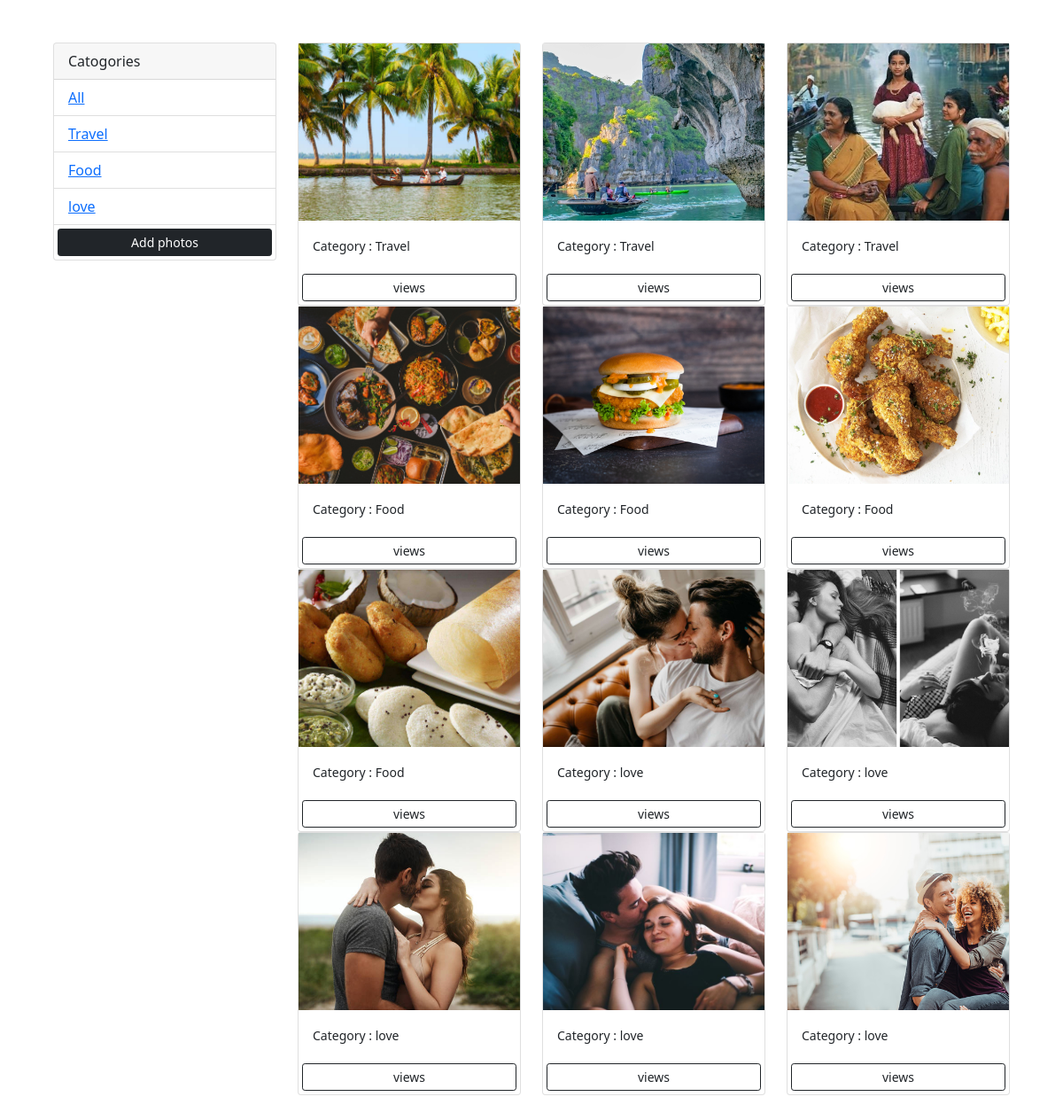
The page / on the database its author committed.
### photos/models.py (models this page shows, shortened)
class Category(models.Model):
    name = models.CharField(max_length=100,null=False,blank=False)

class Photo(models.Model):
    category = models.ForeignKey(Category,on_delete=models.SET_NULL,null=True,blank=True)
    image = models.ImageField(null=False,blank=False)
    description = models.TextField()

### photos/views.py (the view)
# urls.py: path('',views.gallery,name='gallery'),
def gallery(request):
    category = request.GET.get('category')
    if category == None:
        photos = Photo.objects.all()
    else:
        photos = Photo.objects.filter(category__name=category)
    categories = Category.objects.all()
    context = {'categories': categories,'photos':photos}
    return render(request,'photos/gallery.html',context)

### photos/templates/photos/gallery.html (shortened to what this page needs)
<!DOCTYPE html>
<html>
    <head>
        <link href="https://cdn.jsdelivr.net/npm/bootstrap@5.0.0-beta1/dist/css/bootstrap.min.css" rel="stylesheet"
>
    </head>
    <body class="m-5">
        <div class="container">
            <div class="row">
                <div class="col-md-3">
                    <div class="card">
                        <div class="card-header">
                            Catogories
                        </div>
                        <ul class="list-group list-group-flush">
                          <li class="list-group-item">
                            <a href="{% url 'gallery' %}">All</a>
                        </li>
                          {% for category in categories %}
                          <li class="list-group-item">
                            <a href="{% url 'gallery' %}?category={{category.name}}"> {{category.name}}</a>
                        </li>
                          {% endfor %}
                            <a href="{% url 'add' %}" class="btn btn-dark btn-sm m-1">Add photos</a>
                        </ul>
                      </div>
                </div>
                <div class="col-md-9">
                    <div class="row">
                    {% for photo in photos%}
                    <div class="col-md-4">
                        <div class="card">
                            <img class="image-thumbail" src="{{photo.image.url}}" alt="card image cap">
                            <div class="card-body">
                              <small>Category : {{photo.category.name}}</small>
                            </div>
                              <a href="{% url 'photo' photo.id %}"class="btn btn-outline-dark btn-sm m-1">views</a>
                            </div>
                          </div>
                          {% empty %}
                          <h3>no image...</h3>
                          {% endfor %}
                    </div>
                </div>
            </div>
        </div>
    </body>
</html>

### photos/templates/photos/gallery.html (style rules this page uses)
.image-thumbail { height:200px; object-fit: cover }

### rows shown on the page
Category: name "Travel"
Category: name "Food"
Category: name "love"
Photo: image (picture), category.name "Travel"
Photo: image (picture), category.name "Travel"
Photo: image (picture), category.name "Travel"
Photo: image (picture), category.name "Food"
Photo: image (picture), category.name "Food"
Photo: image (picture), category.name "Food"
Photo: image (picture), category.name "Food"
Photo: image (picture), category.name "love"
Photo: image (picture), category.name "love"
Photo: image (picture), category.name "love"
Photo: image (picture), category.name "love"
Photo: image (picture), category.name "love"
